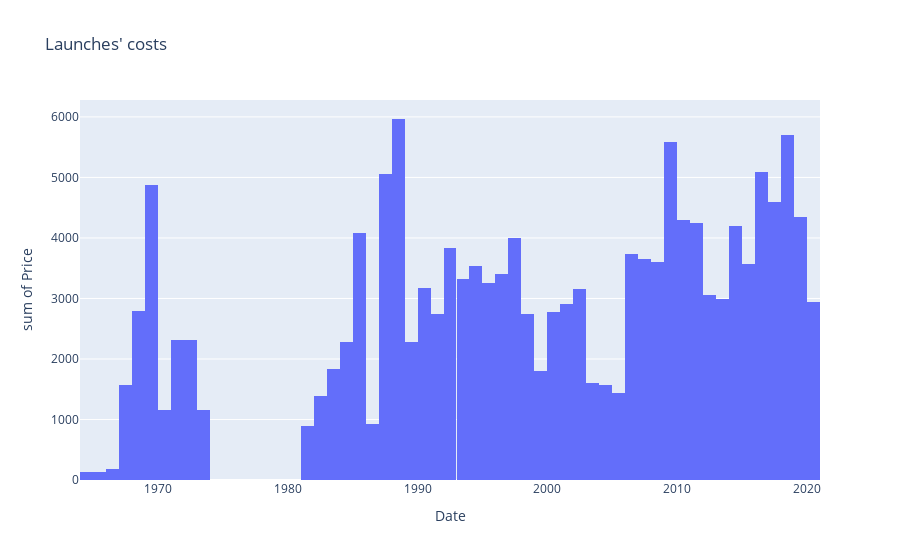

The cell this chart's notebook holds for it:
### Code cell
%matplotlib inline

px.histogram(df_price, x="Date", y="Price", nbins=100, title="Launches' costs")

### Figure 1 — Plotly figure (JSON) as saved in the notebook; plotly's stock layout.template omitted (floating-point values rounded to 4 significant figures; data arrays with more than 128 entries replaced by an {"elided": "..."} marker saying what was removed)
{"data": [{"alignmentgroup": "True", "bingroup": "x", "histfunc": "sum", "hovertemplate": "Date=%{x}<br>sum of Price=%{y}<extra></extra>", "legendgroup": "", "marker": {"color": "#636efa", "pattern": {"shape": ""}}, "name": "", "nbinsx": 100, "offsetgroup": "", "orientation": "v", "showlegend": false, "type": "histogram", "x": {"elided": "963 str values"}, "xaxis": "x", "y": {"elided": "963 float values"}, "yaxis": "y"}], "layout": {"barmode": "relative", "legend": {"tracegroupgap": 0}, "title": {"text": "Launches' costs"}, "xaxis": {"anchor": "y", "domain": [0, 1], "title": {"text": "Date"}}, "yaxis": {"anchor": "x", "domain": [0, 1], "title": {"text": "sum of Price"}}}}
